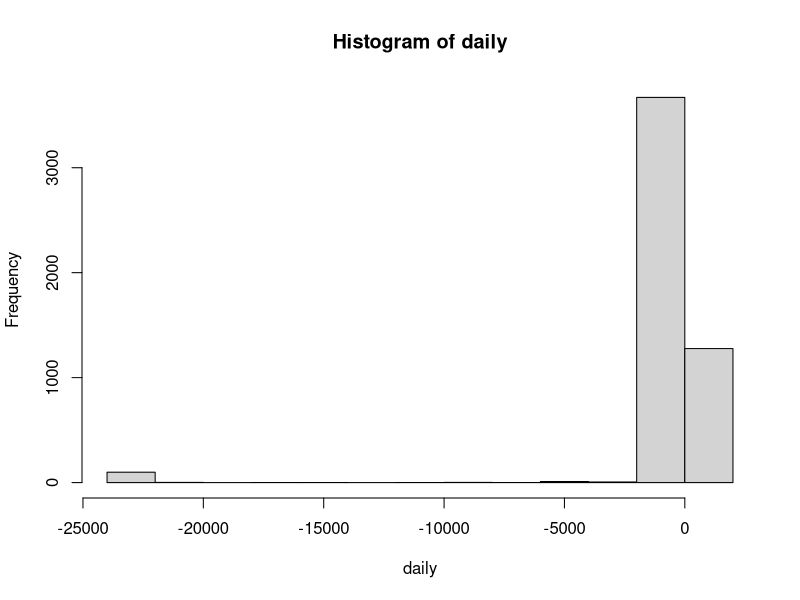

This figure's R source: (Note: this script raises an error after producing the figure.)
## ---- chunk 1
knitr::opts_chunk$set(echo = TRUE)
## ---- chunk 2
library(dplyr)
## ---- chunk 3
rain.df <- read.table(file="rnf6080.dat")
head(rain.df)
## ---- chunk 4
nrow(rain.df)
ncol(rain.df)
## ---- chunk 5
colnames(rain.df)
## ---- chunk 6
rain.df[2,4]
## ---- chunk 7
rain.df[2,]
## ---- chunk 8
names(rain.df) <- c("year","month","day",seq(0,23))
head(rain.df)
## ---- chunk 9
cols <- c(4:27)
rain.df$daily <- rowSums(rain.df[,cols])
head(rain.df)
## ---- chunk 10
daily <- rain.df$daily
hist(daily)
## ---- chunk 11
rain.df <- na_if(rain.df, -999)
cols <- c(4:27)
rain.df$daily <- rowSums(rain.df[,cols])
head(rain.df)
## ---- chunk 12
daily <- rain.df$daily
hist(daily)
